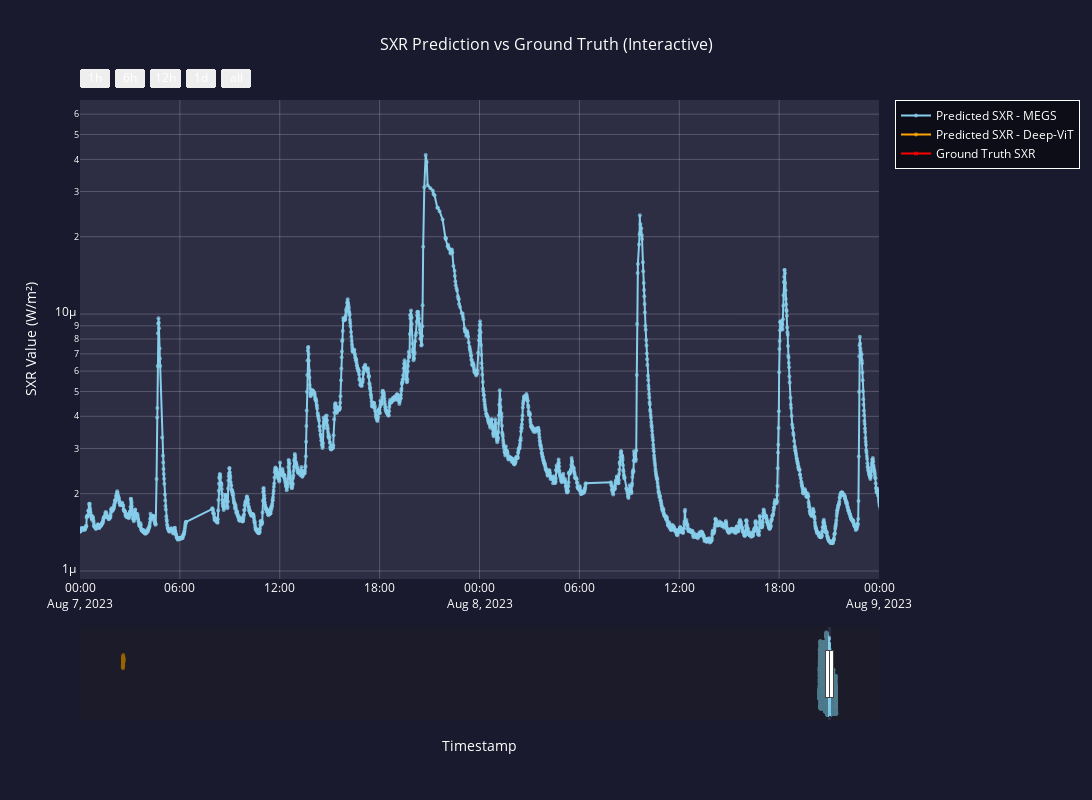

Notebook code cell kept with this figure:
### Code cell
import plotly.graph_objects as go
from plotly.subplots import make_subplots
import pandas as pd

# Sort dataframes by timestamp
df = df.sort_values(by='timestamp')
df2 = df2.sort_values(by='timestamp')

# Create the interactive plot
fig = go.Figure()

# Add traces
fig.add_trace(go.Scatter(
    x=df['timestamp'],
    y=df['predictions'],
    mode='lines+markers',
    name='Predicted SXR - MEGS',
    line=dict(color='skyblue'),
    marker=dict(size=4, opacity=0.75),
    hovertemplate='<b>MEGS Prediction</b><br>Time: %{x}<br>SXR: %{y:.2e} W/m²<extra></extra>'
))

fig.add_trace(go.Scatter(
    x=df2['timestamp'],
    y=df2['predictions'],
    mode='lines+markers',
    name='Predicted SXR - Deep-ViT',
    line=dict(color='orange'),
    marker=dict(size=4, opacity=0.75),
    hovertemplate='<b>Deep-ViT Prediction</b><br>Time: %{x}<br>SXR: %{y:.2e} W/m²<extra></extra>'
))

fig.add_trace(go.Scatter(
    x=df2['timestamp'],
    y=df2['groundtruth'],
    mode='lines+markers',
    name='Ground Truth SXR',
    line=dict(color='red'),
    marker=dict(symbol='x', size=4, opacity=0.75),
    hovertemplate='<b>Ground Truth</b><br>Time: %{x}<br>SXR: %{y:.2e} W/m²<extra></extra>'
))

# Update layout with dark theme
fig.update_layout(
    width=1600,  # Width in pixels
    height=800,
    title={
        'text': 'SXR Prediction vs Ground Truth (Interactive)',
        'x': 0.5,
        'font': {'size': 16, 'color': 'white'}
    },
    xaxis_title="Timestamp",
    yaxis_title="SXR Value (W/m²)",
    xaxis=dict(
        range=[pd.to_datetime("2023-08-07T00:00:00"), pd.to_datetime("2023-08-09T00:00:00")],
        color='white',
        gridcolor='rgba(255,255,255,0.2)',
        showgrid=True
    ),
    yaxis=dict(
        type='log',
        color='white',
        gridcolor='rgba(255,255,255,0.2)',
        showgrid=True
    ),
    plot_bgcolor='#2d2d44',
    paper_bgcolor='#1a1a2e',
    font=dict(color='white'),
    legend=dict(
        bgcolor='rgba(0,0,0,0.5)',
        bordercolor='white',
        borderwidth=1
    )
)

# Enable range slider and range selector for easy time navigation
fig.update_layout(
    xaxis=dict(
        rangeslider=dict(visible=True),
        rangeselector=dict(
            buttons=list([
                dict(count=1, label="1h", step="hour", stepmode="backward"),
                dict(count=6, label="6h", step="hour", stepmode="backward"),
                dict(count=12, label="12h", step="hour", stepmode="backward"),
                dict(count=1, label="1d", step="day", stepmode="backward"),
                dict(step="all")
            ])
        ),
    )
)

# Show the plot
fig.show()

### Figure 1 — Plotly figure (JSON) as saved in the notebook; plotly's stock layout.template omitted (floating-point values rounded to 4 significant figures; data arrays with more than 128 entries replaced by an {"elided": "..."} marker saying what was removed)
{"data": [{"hovertemplate": "<b>MEGS Prediction</b><br>Time: %{x}<br>SXR: %{y:.2e} W/m²<extra></extra>", "line": {"color": "skyblue"}, "marker": {"opacity": 0.75, "size": 4}, "mode": "lines+markers", "name": "Predicted SXR - MEGS", "x": {"elided": "15173 str values"}, "y": {"elided": "15173 float values"}, "type": "scatter"}, {"hovertemplate": "<b>Deep-ViT Prediction</b><br>Time: %{x}<br>SXR: %{y:.2e} W/m²<extra></extra>", "line": {"color": "orange"}, "marker": {"opacity": 0.75, "size": 4}, "mode": "lines+markers", "name": "Predicted SXR - Deep-ViT", "x": ["2022-03-08T08:10:00", "2022-03-08T08:15:00", "2022-03-08T08:20:00", "2022-03-08T08:25:00", "2022-03-08T08:30:00", "2022-03-08T08:35:00", "2022-03-08T08:40:00", "2022-03-08T08:45:00", "2022-03-08T08:50:00", "2022-03-08T08:55:00", "2022-03-08T09:00:00", "2022-03-08T09:05:00", "2022-03-08T09:10:00", "2022-03-08T09:15:00", "2022-03-08T09:20:00", "2022-03-08T09:25:00", "2022-03-08T09:30:00", "2022-03-08T09:35:00", "2022-03-08T09:40:00", "2022-03-08T09:45:00", "2022-03-08T09:50:00", "2022-03-08T09:55:00", "2022-03-08T10:00:00", "2022-03-08T10:05:00", "2022-03-08T10:10:00", "2022-03-08T10:15:00", "2022-03-08T10:20:00", "2022-03-08T10:25:00", "2022-03-08T10:30:00", "2022-03-08T10:35:00", "2022-03-08T10:40:00", "2022-03-08T10:45:00", "2022-03-08T10:50:00", "2022-03-08T10:55:00", "2022-03-08T11:00:00", "2022-03-08T11:05:00", "2022-03-08T11:10:00", "2022-03-08T11:15:00", "2022-03-08T11:20:00", "2022-03-08T11:25:00", "2022-03-08T11:30:00", "2022-03-08T11:35:00", "2022-03-08T11:40:00", "2022-03-08T11:45:00", "2022-03-08T11:50:00", "2022-03-08T11:55:00", "2022-03-08T12:00:00", "2022-03-08T12:05:00", "2022-03-08T12:10:00", "2022-03-08T12:15:00", "2022-03-08T12:20:00", "2022-03-08T12:25:00", "2022-03-08T12:30:00", "2022-03-08T12:35:00", "2022-03-08T12:40:00", "2022-03-08T12:45:00", "2022-03-08T12:50:00", "2022-03-08T12:55:00", "2022-03-08T13:00:00", "2022-03-08T13:05:00", "2022-03-08T13:10:00", "2022-03-08T13:15:00", "2022-03-08T13:20:00", "2022-03-08T13:25:00", "2022-03-08T13:30:00", "2022-03-08T13:35:00", "2022-03-08T13:40:00", "2022-03-08T13:45:00", "2022-03-08T13:50:00", "2022-03-08T13:55:00", "2022-03-08T14:00:00", "2022-03-08T14:05:00"], "y": [1.103e-05, 1.11e-05, 1.103e-05, 1.099e-05, 1.082e-05, 1.224e-05, 1.129e-05, 1.013e-05, 1.074e-05, 1.161e-05, 1.278e-05, 1.27e-05, 1.384e-05, 1.4e-05, 1.236e-05, 1.174e-05, 1.254e-05, 1.232e-05, 1.16e-05, 1.335e-05, 1.345e-05, 1.202e-05, 1.408e-05, 1.342e-05, 1.673e-05, 1.372e-05, 1.702e-05, 1.382e-05, 1.596e-05, 1.561e-05, 1.544e-05, 1.534e-05, 1.542e-05, 1.448e-05, 1.394e-05, 1.495e-05, 1.363e-05, 1.644e-05, 1.468e-05, 1.636e-05, 1.445e-05, 1.555e-05, 1.592e-05, 1.655e-05, 1.709e-05, 1.546e-05, 1.712e-05, 1.572e-05, 1.558e-05, 1.47e-05, 1.601e-05, 1.551e-05, 1.436e-05, 1.464e-05, 1.483e-05, 1.397e-05, 1.522e-05, 1.377e-05, 1.487e-05, 1.386e-05, 1.411e-05, 1.394e-05, 1.507e-05, 1.456e-05, 1.65e-05, 1.579e-05, 1.648e-05, 1.606e-05, 1.608e-05, 1.722e-05, 1.873e-05, 1.569e-05], "type": "scatter"}, {"hovertemplate": "<b>Ground Truth</b><br>Time: %{x}<br>SXR: %{y:.2e} W/m²<extra></extra>", "line": {"color": "red"}, "marker": {"opacity": 0.75, "size": 4, "symbol": "x"}, "mode": "lines+markers", "name": "Ground Truth SXR", "x": ["2022-03-08T08:10:00", "2022-03-08T08:15:00", "2022-03-08T08:20:00", "2022-03-08T08:25:00", "2022-03-08T08:30:00", "2022-03-08T08:35:00", "2022-03-08T08:40:00", "2022-03-08T08:45:00", "2022-03-08T08:50:00", "2022-03-08T08:55:00", "2022-03-08T09:00:00", "2022-03-08T09:05:00", "2022-03-08T09:10:00", "2022-03-08T09:15:00", "2022-03-08T09:20:00", "2022-03-08T09:25:00", "2022-03-08T09:30:00", "2022-03-08T09:35:00", "2022-03-08T09:40:00", "2022-03-08T09:45:00", "2022-03-08T09:50:00", "2022-03-08T09:55:00", "2022-03-08T10:00:00", "2022-03-08T10:05:00", "2022-03-08T10:10:00", "2022-03-08T10:15:00", "2022-03-08T10:20:00", "2022-03-08T10:25:00", "2022-03-08T10:30:00", "2022-03-08T10:35:00", "2022-03-08T10:40:00", "2022-03-08T10:45:00", "2022-03-08T10:50:00", "2022-03-08T10:55:00", "2022-03-08T11:00:00", "2022-03-08T11:05:00", "2022-03-08T11:10:00", "2022-03-08T11:15:00", "2022-03-08T11:20:00", "2022-03-08T11:25:00", "2022-03-08T11:30:00", "2022-03-08T11:35:00", "2022-03-08T11:40:00", "2022-03-08T11:45:00", "2022-03-08T11:50:00", "2022-03-08T11:55:00", "2022-03-08T12:00:00", "2022-03-08T12:05:00", "2022-03-08T12:10:00", "2022-03-08T12:15:00", "2022-03-08T12:20:00", "2022-03-08T12:25:00", "2022-03-08T12:30:00", "2022-03-08T12:35:00", "2022-03-08T12:40:00", "2022-03-08T12:45:00", "2022-03-08T12:50:00", "2022-03-08T12:55:00", "2022-03-08T13:00:00", "2022-03-08T13:05:00", "2022-03-08T13:10:00", "2022-03-08T13:15:00", "2022-03-08T13:20:00", "2022-03-08T13:25:00", "2022-03-08T13:30:00", "2022-03-08T13:35:00", "2022-03-08T13:40:00", "2022-03-08T13:45:00", "2022-03-08T13:50:00", "2022-03-08T13:55:00", "2022-03-08T14:00:00", "2022-03-08T14:05:00"], "y": [0.0, 0.0, 0.0, 0.0, 0.0, 0.0, 0.0, 0.0, 0.0, 0.0, 0.0, 0.0, 0.0, 0.0, 0.0, 0.0, 0.0, 0.0, 0.0, 0.0, 0.0, 0.0, 0.0, 0.0, 0.0, 0.0, 0.0, 0.0, 0.0, 0.0, 0.0, 0.0, 0.0, 0.0, 0.0, 0.0, 0.0, 0.0, 0.0, 0.0, 0.0, 0.0, 0.0, 0.0, 0.0, 0.0, 0.0, 0.0, 0.0, 0.0, 0.0, 0.0, 0.0, 0.0, 0.0, 0.0, 0.0, 0.0, 0.0, 0.0, 0.0, 0.0, 0.0, 0.0, 0.0, 0.0, 0.0, 0.0, 0.0, 0.0, 0.0, 0.0], "type": "scatter"}], "layout": {"title": {"font": {"size": 16, "color": "white"}, "text": "SXR Prediction vs Ground Truth (Interactive)", "x": 0.5}, "xaxis": {"title": {"text": "Timestamp"}, "range": ["2023-08-07T00:00:00", "2023-08-09T00:00:00"], "color": "white", "gridcolor": "rgba(255,255,255,0.2)", "showgrid": true, "rangeslider": {"visible": true}, "rangeselector": {"buttons": [{"count": 1, "label": "1h", "step": "hour", "stepmode": "backward"}, {"count": 6, "label": "6h", "step": "hour", "stepmode": "backward"}, {"count": 12, "label": "12h", "step": "hour", "stepmode": "backward"}, {"count": 1, "label": "1d", "step": "day", "stepmode": "backward"}, {"step": "all"}]}}, "yaxis": {"title": {"text": "SXR Value (W/m²)"}, "type": "log", "color": "white", "gridcolor": "rgba(255,255,255,0.2)", "showgrid": true}, "font": {"color": "white"}, "legend": {"bgcolor": "rgba(0,0,0,0.5)", "bordercolor": "white", "borderwidth": 1}, "width": 1600, "height": 800, "plot_bgcolor": "#2d2d44", "paper_bgcolor": "#1a1a2e"}}
